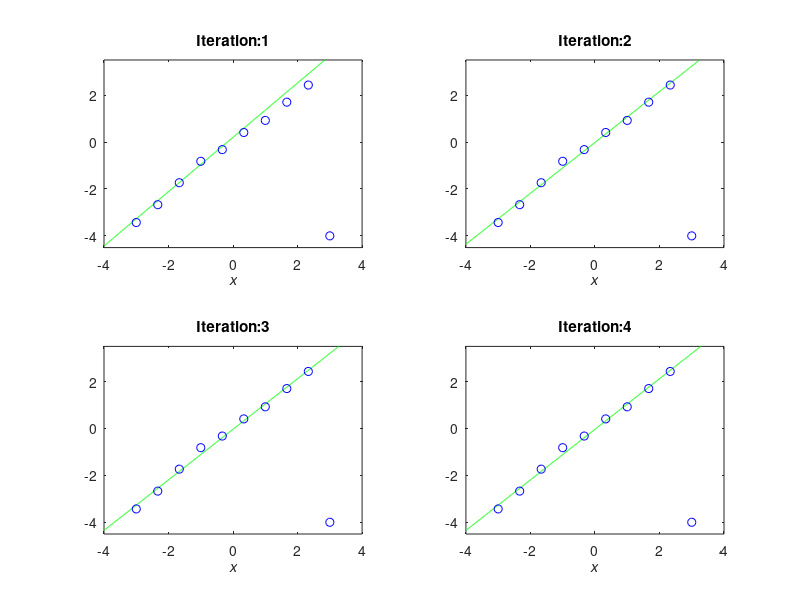
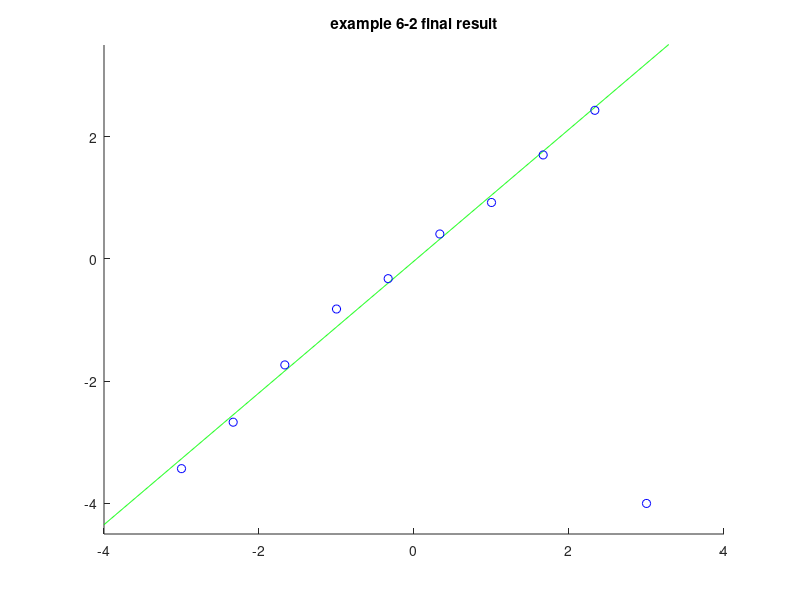
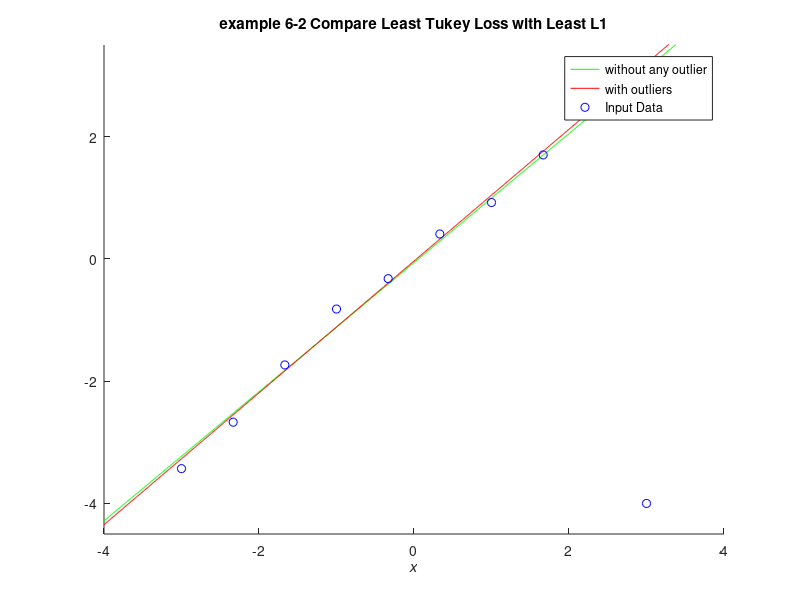

Here is the MATLAB script that generated these plots, in order:
%% Example 6.2 Least Tukey Loss Regression & Least L1 Regression
%
% * *Result in book* : Figure 6.8(e = 1), Figure 6.3(e = 0.01)
% * *Code in book* : Figure 6.9
% * *Output* : |eg06_2_A.png, eg06_2_B.png, eg06_2_C.png|
% * *Usage* : |eg06_2(), eg06_2(10, 1000)|
%
%% Source Code
function eg06_2(n, N)
    % init
    rng(0, 'v5uniform'); rng(0, 'v5normal');
    % recommended, use it in future instead of
    % rand('state', 0); randn('state', 0);
    if nargin < 2
        n = 10; N = 1000;
    end

    % constant
    x = linspace(-3, 3, n)';
    X = linspace(-4, 4, N)';
    y = x + 0.2 * randn(n, 1);
    y(n) = -4;

    % plot preparation
    figure('Name', 'example 6-2 A'); clf; hold on;

    p(:, 1) = ones(n, 1);
    p(:, 2) = x;
    P(:, 1) = ones(N, 1);
    P(:, 2) = X;
    t0 = p \ y;

    e = 1;

    id = 1;
    for o = 1 : 1000
        r = abs(p * t0 - y);
        % Least Tukey Loss
        w = zeros(n, 1);
        w(r <= e) = (1 - r(r <= e) .^ 2 / e ^ 2) .^ 2;
        t = (p' * (repmat(w, 1, 2) .* p)) \ (p' * (w .* y));
        if norm(t - t0) < 0.001, break, end
        if (o <= 3)
            plotFigure(2, 2, id, num2str(o), X, P * t, x, y);
            id = id + 1;
        end
        t0 = t;
    end

    % plot final iteration result
    plotFigure(2, 2, id, num2str(o), X, P * t, x, y);
    saveas(gcf, 'eg06_2_A', 'png');

	% plot result
	figure('Name', 'example 6-2 B'); clf; hold on;
    axis([-4 4 -4.5 3.5]);
    plot(X, P * t, 'g-', x, y, 'bo');
    title('example 6-2 final result');

    % save figure
    saveas(gcf, 'eg06_2_B', 'png');

	% with outlier
    e = 1;
    y(n) = x(n) + 0.2 * randn;
    for o = 1 : 1000
        r = abs(p * t0 - y);
        w = zeros(n, 1);
        w(r <= e) = (1 - r(r <= e) .^ 2 / e ^ 2) .^ 2;
        t1 = (p' * (repmat(w, 1, 2) .* p)) \ (p' * (w .* y));
        if norm(t1 - t0) < 0.001, break, end
        t0 = t1;
    end
    y(n) = -4;
    for o = 1 : 1000
        r = abs(p * t0 - y);
        w = zeros(n, 1);
        w(r <= e) = (1 - r(r <= e) .^ 2 / e ^ 2) .^ 2;
        t2 = (p' * (repmat(w, 1, 2) .* p)) \ (p' * (w .* y));
        if norm(t2 - t0) < 0.001, break, end
        t0 = t2;
    end
    F1 = P * t1;
    F2 = P * t2;
    err = max(F1-F2)
    figure('Name', 'example 6-2 C'); clf; hold on;
    axis([-4 4 -4.5 3.5]); xlabel('\itx');
    plot(X, P * t1, 'g-', X, P * t2, 'r-', x, y, 'bo');
    legend('without any outlier', 'with outliers', 'Input Data');
    title('example 6-2 Compare Least Tukey Loss with Least L1');

    % save figure
    saveas(gcf, 'eg06_2_C', 'png');

    % sub-function, plot sub-figure
    function [] = plotFigure( M, N, id, titlesuffix, x1, y1, x2, y2 )
        subplot(M, N, id);
        plot(x1, y1, 'g-', x2, y2, 'bo');
        axis([-4 4 -4.5 3.5]); xlabel('\itx');
        title(strcat('Iteration: ', titlesuffix));
    end
end
